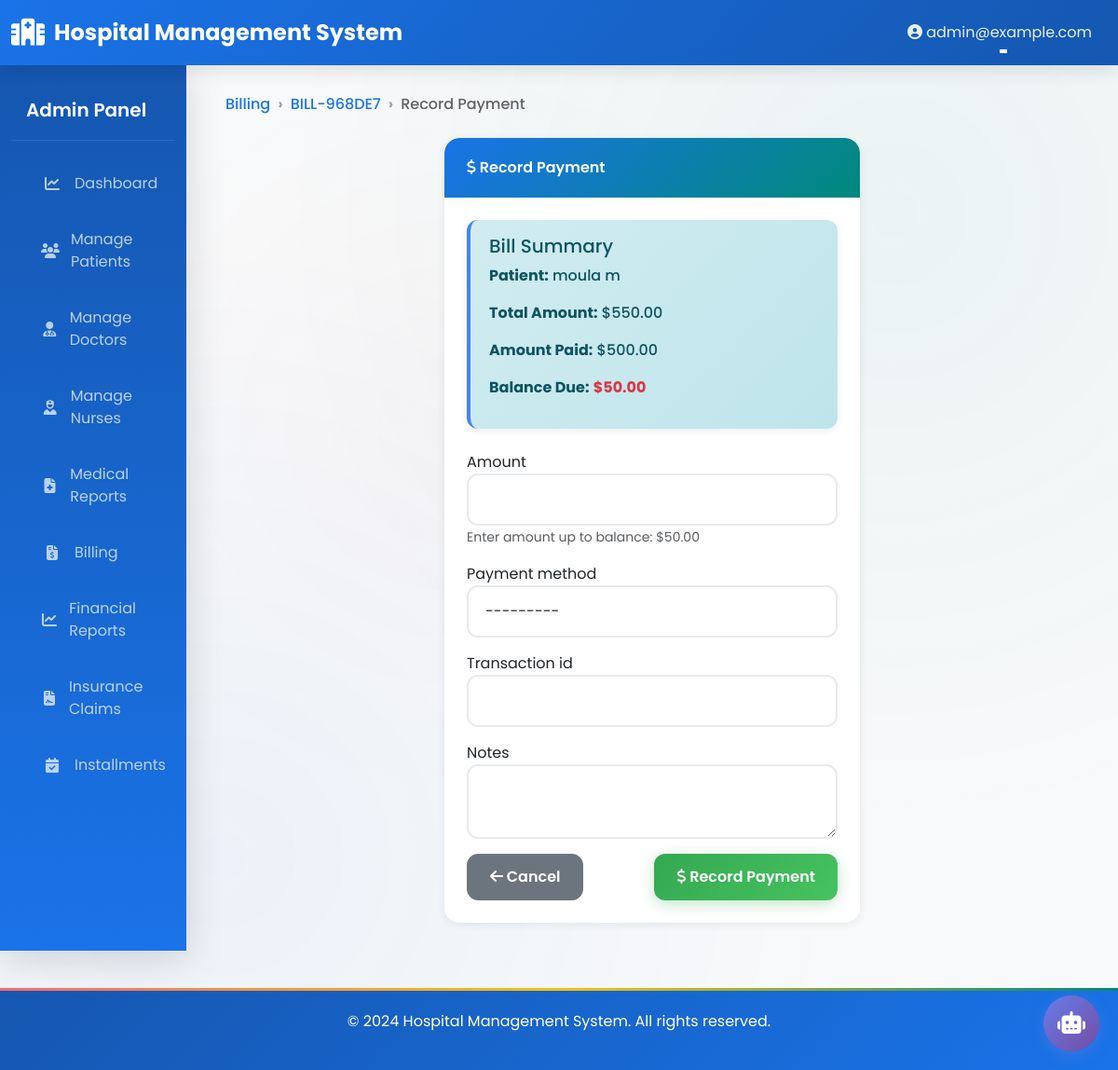
The page /billing/2/payment/ (signed in) on the database its author committed.
### accounts/models.py (models this page shows, shortened)
class CustomUser(AbstractUser):
    ROLE_CHOICES = (
        ('ADMIN', 'Administrator'),
        ('DOCTOR', 'Doctor'),
        ('NURSE', 'Nurse'),
        ('PHARMACIST', 'Pharmacist'),
        ('RECEPTIONIST', 'Receptionist'),
        ('PATIENT', 'Patient'),
    )
    role = models.CharField(max_length=20, choices=ROLE_CHOICES, default='PATIENT')
    phone = models.CharField(max_length=20, blank=True, null=True)
    address = models.TextField(blank=True, null=True)
    city = models.CharField(max_length=100, blank=True, null=True)
    state = models.CharField(max_length=100, blank=True, null=True)
    profile_picture = models.ImageField(upload_to='profile_pictures/', blank=True, null=True)
    created_at = models.DateTimeField(auto_now_add=True)
    updated_at = models.DateTimeField(auto_now=True)
    is_active_user = models.BooleanField(default=True)
    class Meta:
        ordering = ['-created_at']
        indexes = [
            models.Index(fields=['role']),
            models.Index(fields=['email']),
        ]

class Patient(models.Model):
    BLOOD_GROUP_CHOICES = (
        ('A+', 'A+'),
        ('A-', 'A-'),
        ('B+', 'B+'),
        ('B-', 'B-'),
        ('AB+', 'AB+'),
        ('AB-', 'AB-'),
        ('O+', 'O+'),
        ('O-', 'O-'),
    )
    GENDER_CHOICES = (
        ('M', 'Male'),
        ('F', 'Female'),
        ('O', 'Other'),
    )
    STATUS_CHOICES = (
        ('ADMITTED', 'Admitted'),
        ('DISCHARGED', 'Discharged'),
        ('OUTPATIENT', 'Outpatient'),
    )
    user = models.OneToOneField(CustomUser, on_delete=models.CASCADE, related_name='patient_profile')
    patient_id = models.CharField(max_length=50, unique=True)
    date_of_birth = models.DateField()
    gender = models.CharField(max_length=1, choices=GENDER_CHOICES)
    blood_group = models.CharField(max_length=5, choices=BLOOD_GROUP_CHOICES, blank=True, null=True)
    emergency_contact = models.CharField(max_length=20)
    emergency_contact_name = models.CharField(max_length=100)
    allergies = models.TextField(blank=True, null=True)
    medical_history = models.TextField(blank=True, null=True)
    assigned_doctor = models.ForeignKey(Doctor, on_delete=models.SET_NULL, null=True, blank=True,
                                        related_name='patients')
    assigned_nurse = models.ForeignKey(Nurse, on_delete=models.SET_NULL, null=True, blank=True,
                                       related_name='patients')
    admission_status = models.CharField(max_length=20, choices=STATUS_CHOICES, default='OUTPATIENT')
    admission_date = models.DateTimeField(null=True, blank=True)
    discharge_date = models.DateTimeField(null=True, blank=True)
    discharge_summary = models.TextField(blank=True, null=True)
    created_at = models.DateTimeField(auto_now_add=True)
    updated_at = models.DateTimeField(auto_now=True)
    class Meta:
        ordering = ['-created_at']
        indexes = [
            models.Index(fields=['patient_id']),
            models.Index(fields=['admission_status']),
        ]

### billing/models.py (models this page shows, shortened)
class Billing(models.Model):
    STATUS_CHOICES = (
        ('PENDING', 'Pending'),
        ('PAID', 'Paid'),
        ('PARTIAL', 'Partial Payment'),
        ('OVERDUE', 'Overdue'),
        ('CANCELLED', 'Cancelled'),
    )
    PAYMENT_METHOD_CHOICES = (
        ('CASH', 'Cash'),
        ('CARD', 'Credit/Debit Card'),
        ('UPI', 'UPI'),
        ('INSURANCE', 'Insurance'),
        ('BANK_TRANSFER', 'Bank Transfer'),
    )
    billing_id = models.CharField(max_length=50, unique=True)
    patient = models.ForeignKey(Patient, on_delete=models.CASCADE, related_name='billings')
    doctor = models.ForeignKey(Doctor, on_delete=models.SET_NULL, null=True, blank=True, related_name='billings')
    appointment_id = models.CharField(max_length=50, blank=True, null=True)
    consultation_fee = models.DecimalField(max_digits=10, decimal_places=2, default=0)
    medicine_cost = models.DecimalField(max_digits=10, decimal_places=2, default=0)
    test_cost = models.DecimalField(max_digits=10, decimal_places=2, default=0)
    hospital_charges = models.DecimalField(max_digits=10, decimal_places=2, default=0)
    other_charges = models.DecimalField(max_digits=10, decimal_places=2, default=0)
    subtotal = models.DecimalField(max_digits=10, decimal_places=2, default=0)
    tax = models.DecimalField(max_digits=10, decimal_places=2, default=0)
    discount = models.DecimalField(max_digits=10, decimal_places=2, default=0)
    total_amount = models.DecimalField(max_digits=10, decimal_places=2, default=0)
    amount_paid = models.DecimalField(max_digits=10, decimal_places=2, default=0)
    payment_method = models.CharField(max_length=20, choices=PAYMENT_METHOD_CHOICES, blank=True, null=True)
    payment_date = models.DateTimeField(blank=True, null=True)
    status = models.CharField(max_length=20, choices=STATUS_CHOICES, default='PENDING')
    notes = models.TextField(blank=True, null=True)
    created_at = models.DateTimeField(auto_now_add=True)
    updated_at = models.DateTimeField(auto_now=True)
    due_date = models.DateField(blank=True, null=True)
    class Meta:
        ordering = ['-created_at']
    @property
    def get_balance(self):
        return self.total_amount - self.amount_paid

### billing/views.py (the view, shortened to what this page needs)
# urls.py: path('<int:pk>/payment/', views.AddPaymentView.as_view(), name='add_payment'),
class AddPaymentView(LoginRequiredMixin, ReceptionistBillingMixin, CreateView):
    model = Payment
    form_class = PaymentForm
    template_name = 'billing/add_payment.html'
    def get_context_data(self, **kwargs):
        context = super().get_context_data(**kwargs)
        context['billing'] = get_object_or_404(Billing, pk=self.kwargs['pk'])
        return context

### billing/forms.py
class PaymentForm(forms.ModelForm):
    class Meta:
        model = Payment
        fields = ['amount', 'payment_method', 'transaction_id', 'notes']
        widgets = {
            'amount': forms.NumberInput(attrs={'class': 'form-control', 'step': '0.01'}),
            'payment_method': forms.Select(attrs={'class': 'form-control'}),
            'transaction_id': forms.TextInput(attrs={'class': 'form-control'}),
            'notes': forms.Textarea(attrs={'class': 'form-control', 'rows': 2}),
        }

### billing/views.py (called while the page is built)
    def test_func(self):
        return self.request.user.role in ['RECEPTIONIST', 'ADMIN']

### templates/billing/add_payment.html (shortened to what this page needs)
{% extends "base.html" %}
{% block content %}
<nav aria-label="breadcrumb" class="mb-4">
    <ol class="breadcrumb">
        <li class="breadcrumb-item"><a href="{% url 'billing:billing_list' %}">Billing</a></li>
        <li class="breadcrumb-item"><a href="{% url 'billing:billing_detail' billing.id %}">{{ billing.billing_id }}</a></li>
        <li class="breadcrumb-item active">Record Payment</li>
    </ol>
</nav>
<div class="row">
    <div class="col-md-6 mx-auto">
        <div class="card">
            <div class="card-header">
                <i class="fas fa-dollar-sign"></i> Record Payment
            </div>
            <div class="card-body">
                <div class="alert alert-info mb-4">
                    <h5>Bill Summary</h5>
                    <p><strong>Patient:</strong> {{ billing.patient.user.get_full_name }}</p>
                    <p><strong>Total Amount:</strong> ${{ billing.total_amount }}</p>
                    <p><strong>Amount Paid:</strong> ${{ billing.amount_paid }}</p>
                    <p><strong>Balance Due:</strong> <strong class="text-danger">${{ billing.get_balance }}</strong></p>
                </div>
                <form method="post">
                    <div class="form-group mb-3">
                        <label>{{ form.amount.label }}</label>
                        {{ form.amount }}
                        <small class="form-text text-muted">Enter amount up to balance: ${{ billing.get_balance }}</small>
                    </div>
                    <div class="form-group mb-3">
                        <label>{{ form.payment_method.label }}</label>
                        {{ form.payment_method }}
                    </div>
                    <div class="form-group mb-3">
                        <label>{{ form.transaction_id.label }}</label>
                        {{ form.transaction_id }}
                    </div>
                    <div class="form-group mb-3">
                        <label>{{ form.notes.label }}</label>
                        {{ form.notes }}
                    </div>
                    <div class="d-flex justify-content-between">
                        <a href="{% url 'billing:billing_detail' billing.id %}" class="btn btn-secondary">
                            <i class="fas fa-arrow-left"></i> Cancel
                        </a>
                        <button type="submit" class="btn btn-success">
                            <i class="fas fa-dollar-sign"></i> Record Payment
                        </button>
                    </div>
                </form>
            </div>
        </div>
    </div>
</div>
{% endblock %}

### templates/base.html (shortened to what this page needs)
{% load static %}
<!DOCTYPE html>
<html lang="en">
<head>
    <link href="https://cdn.jsdelivr.net/npm/bootstrap@5.3.0/dist/css/bootstrap.min.css" rel="stylesheet">
    <link rel="stylesheet" href="https://cdnjs.cloudflare.com/ajax/libs/font-awesome/6.4.0/css/all.min.css">
    <link rel="stylesheet" href="{% static 'css/custom.css' %}">
</head>
<body>
    <nav class="navbar navbar-expand-lg navbar-dark sticky-top">
        <div class="container-fluid">
            <a class="navbar-brand" href="{% url 'home' %}">
                <i class="fas fa-hospital"></i> Hospital Management System
            </a>
            <div class="collapse navbar-collapse" id="navbarNav">
                <ul class="navbar-nav ms-auto">
                    {% if user.is_authenticated %}
                    <li class="nav-item dropdown">
                        <a class="nav-link dropdown-toggle" href="#" id="userDropdown" role="button" data-bs-toggle="dropdown">
                            <i class="fas fa-user-circle"></i> {{ user.get_full_name|default:user.email }}
                        </a>
                    </li>
                    {% else %}
                    <li class="nav-item">
                        <a class="nav-link" href="{% url 'accounts:role_choice' %}">Login</a>
                    </li>
                    {% endif %}
                </ul>
            </div>
        </div>
    </nav>
    <div class="container-fluid">
        <div class="row">
            {% if user.is_authenticated %}
            <nav class="col-md-2 d-md-block bg-light sidebar">
                <div class="position-sticky pt-3">
                    {% if user.role == 'ADMIN' %}
                        <h5 class="px-3 text-white mb-3">Admin Panel</h5>
                        <ul class="nav flex-column">
                            <li class="nav-item">
                                <a class="nav-link" href="{% url 'dashboard:admin_dashboard' %}">
                                    <i class="fas fa-chart-line"></i> Dashboard
                                </a>
                            </li>
                            <li class="nav-item">
                                <a class="nav-link" href="{% url 'patients:patient_list' %}">
                                    <i class="fas fa-users"></i> Manage Patients
                                </a>
                            </li>
                            <li class="nav-item">
                                <a class="nav-link" href="{% url 'doctors:doctor_list' %}">
                                    <i class="fas fa-user-md"></i> Manage Doctors
                                </a>
                            </li>
                            <li class="nav-item">
                                <a class="nav-link" href="{% url 'nurses:nurse_list' %}">
                                    <i class="fas fa-user-nurse"></i> Manage Nurses
                                </a>
                            </li>
                            <li class="nav-item">
                                <a class="nav-link" href="{% url 'reports:medical_report_list' %}">
                                    <i class="fas fa-file-medical"></i> Medical Reports
                                </a>
                            </li>
                            <li class="nav-item">
                                <a class="nav-link" href="{% url 'billing:billing_list' %}">
                                    <i class="fas fa-file-invoice-dollar"></i> Billing
                                </a>
                            </li>
                            <li class="nav-item">
                                <a class="nav-link" href="{% url 'billing:financial_reports' %}">
                                    <i class="fas fa-chart-line"></i> Financial Reports
                                </a>
                            </li>
                            <li class="nav-item">
                                <a class="nav-link" href="{% url 'billing:insurance_claim_list' %}">
                                    <i class="fas fa-file-contract"></i> Insurance Claims
                                </a>
                            </li>
                            <li class="nav-item">
                                <a class="nav-link" href="{% url 'billing:installment_plan_list' %}">
                                    <i class="fas fa-calendar-check"></i> Installments
                                </a>
                            </li>
                        </ul>
                    {% endif %}
                </div>
            </nav>
            {% endif %}
            <main class="col-md-{% if user.is_authenticated %}10{% else %}12{% endif %}">
                <div class="main-content">
                    {% block content %}{% endblock %}
                </div>
            </main>
        </div>
    </div>
    <footer class="footer">
        <p>&copy; 2024 Hospital Management System. All rights reserved.</p>
    </footer>
    {% if user.is_authenticated %}
    <div id="chat-widget">
        <button id="chat-toggle-btn" class="chat-toggle-btn" onclick="toggleChat()">
            <i class="fas fa-robot"></i>
        </button>
    </div>
    {% endif %}
</body>
</html>

### templates/base.html (style rules this page uses)
#chat-widget { position: fixed; bottom: 20px; right: 20px; z-index: 1000; }
.chat-toggle-btn { width: 60px; height: 60px; border-radius: 50%; background: linear-gradient(135deg, #667eea 0%, #764ba2 100%); border: none; color: white; font-size: 24px; cursor: pointer; box-shadow: 0 4px 15px rgba(102, 126, 234, 0.4); transition: transform 0.3s; }

### rows shown on the page
CustomUser: get_full_name "admin@example.com"
Billing: billing_id "BILL-968DE7", patient.user.get_full_name "moula m", total_amount "550.00", amount_paid "500.00", get_balance "50.00"
